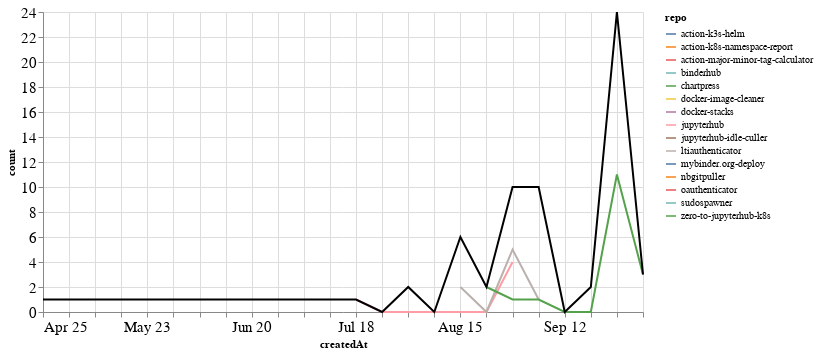

The cell this chart's notebook holds for it:
### Markdown cell above
### PRs

### Code cell
prs_time = prs.groupby('repo').resample('W', on='createdAt').count()['author'].reset_index()
prs_time = prs_time.rename(columns={'author': 'count'})
prs_time_total = prs_time.groupby('createdAt').agg({"count": "sum"}).reset_index()

ch1 = alt.Chart(prs_time, width=600).mark_line().encode(
    x='createdAt',
    y='count',
    color='repo',
    tooltip="repo"
)

ch2 = alt.Chart(prs_time_total, width=600).mark_line(color="black").encode(
    x='createdAt',
    y='count',
)

ch1 + ch2

### Figure 1 — Vega-Lite specification as saved in the notebook (floating-point values rounded to 4 significant figures)
{"config": {"axisLeft": {"labelFontSize": 15}, "axisBottom": {"labelFontSize": 15}}, "layer": [{"data": {"name": "data-2a0914e59bb43b641cd019631d1fffbc"}, "mark": "line", "encoding": {"color": {"type": "nominal", "field": "repo"}, "tooltip": {"type": "nominal", "field": "repo"}, "x": {"type": "temporal", "field": "createdAt"}, "y": {"type": "quantitative", "field": "count"}}, "width": 600}, {"data": {"name": "data-e49c7dba82ae2e9db717311ae5fa76aa"}, "mark": {"type": "line", "color": "black"}, "encoding": {"x": {"type": "temporal", "field": "createdAt"}, "y": {"type": "quantitative", "field": "count"}}, "width": 600}], "$schema": "https://vega.github.io/schema/vega-lite/v4.8.1.json", "datasets": {"data-2a0914e59bb43b641cd019631d1fffbc": [{"repo": "action-k3s-helm", "createdAt": "2021-08-15T00:00:00", "count": 1}, {"repo": "action-k8s-namespace-report", "createdAt": "2021-09-26T00:00:00", "count": 1}, {"repo": "action-major-minor-tag-calculator", "createdAt": "2021-09-26T00:00:00", "count": 1}, {"repo": "binderhub", "createdAt": "2021-09-26T00:00:00", "count": 10}, {"repo": "chartpress", "createdAt": "2021-08-01T00:00:00", "count": 1}, {"repo": "docker-image-cleaner", "createdAt": "2021-09-19T00:00:00", "count": 2}, {"repo": "docker-stacks", "createdAt": "2021-08-15T00:00:00", "count": 2}, {"repo": "jupyterhub", "createdAt": "2021-07-18T00:00:00", "count": 1}, {"repo": "jupyterhub", "createdAt": "2021-07-25T00:00:00", "count": 0}, {"repo": "jupyterhub", "createdAt": "2021-08-01T00:00:00", "count": 0}, {"repo": "jupyterhub", "createdAt": "2021-08-08T00:00:00", "count": 0}, {"repo": "jupyterhub", "createdAt": "2021-08-15T00:00:00", "count": 0}, {"repo": "jupyterhub", "createdAt": "2021-08-22T00:00:00", "count": 0}, {"repo": "jupyterhub", "createdAt": "2021-08-29T00:00:00", "count": 4}, {"repo": "jupyterhub-idle-culler", "createdAt": "2021-09-26T00:00:00", "count": 1}, {"repo": "ltiauthenticator", "createdAt": "2021-08-15T00:00:00", "count": 2}, {"repo": "ltiauthenticator", "createdAt": "2021-08-22T00:00:00", "count": 0}, {"repo": "ltiauthenticator", "createdAt": "2021-08-29T00:00:00", "count": 5}, {"repo": "ltiauthenticator", "createdAt": "2021-09-05T00:00:00", "count": 1}, {"repo": "mybinder.org-deploy", "createdAt": "2021-08-01T00:00:00", "count": 1}, {"repo": "nbgitpuller", "createdAt": "2021-09-05T00:00:00", "count": 8}, {"repo": "oauthenticator", "createdAt": "2021-08-15T00:00:00", "count": 1}, {"repo": "sudospawner", "createdAt": "2021-04-25T00:00:00", "count": 1}, {"repo": "zero-to-jupyterhub-k8s", "createdAt": "2021-08-22T00:00:00", "count": 2}, {"repo": "zero-to-jupyterhub-k8s", "createdAt": "2021-08-29T00:00:00", "count": 1}, {"repo": "zero-to-jupyterhub-k8s", "createdAt": "2021-09-05T00:00:00", "count": 1}, {"repo": "zero-to-jupyterhub-k8s", "createdAt": "2021-09-12T00:00:00", "count": 0}, {"repo": "zero-to-jupyterhub-k8s", "createdAt": "2021-09-19T00:00:00", "count": 0}, {"repo": "zero-to-jupyterhub-k8s", "createdAt": "2021-09-26T00:00:00", "count": 11}, {"repo": "zero-to-jupyterhub-k8s", "createdAt": "2021-10-03T00:00:00", "count": 3}], "data-e49c7dba82ae2e9db717311ae5fa76aa": [{"createdAt": "2021-04-25T00:00:00", "count": 1}, {"createdAt": "2021-07-18T00:00:00", "count": 1}, {"createdAt": "2021-07-25T00:00:00", "count": 0}, {"createdAt": "2021-08-01T00:00:00", "count": 2}, {"createdAt": "2021-08-08T00:00:00", "count": 0}, {"createdAt": "2021-08-15T00:00:00", "count": 6}, {"createdAt": "2021-08-22T00:00:00", "count": 2}, {"createdAt": "2021-08-29T00:00:00", "count": 10}, {"createdAt": "2021-09-05T00:00:00", "count": 10}, {"createdAt": "2021-09-12T00:00:00", "count": 0}, {"createdAt": "2021-09-19T00:00:00", "count": 2}, {"createdAt": "2021-09-26T00:00:00", "count": 24}, {"createdAt": "2021-10-03T00:00:00", "count": 3}]}}
